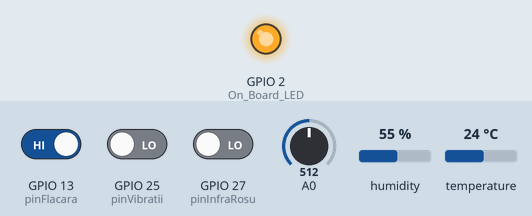
Recording of a sketch running on a simulated ESP8266 (NodeMCU). Parts: output pins drawn as LEDs (lit = HIGH). Dashed ring = blinking. Inputs (shaded band) come from the test bench; at power-on: GPIO 13 (pinFlacara) HIGH, GPIO 25 (pinVibratii) LOW, GPIO 27 (pinInfraRosu) LOW, A0 = 512, humidity 55 %, temperature 24 °C. WiFi joins after 1.5 s; servers stay silent unless stated; what the sketch prints to the serial monitor is not drawn.

Above: at 0.1 s.
At 1.3 s:
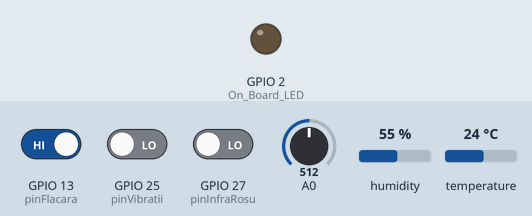
At 3.7 s:
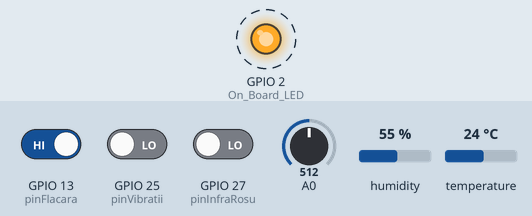
3.8 s: GPIO 13 (pinFlacara) driven LOW
7.3 s: GPIO 25 (pinVibratii) driven HIGH
10.8 s: GPIO 27 (pinInfraRosu) driven HIGH
Timing chart, 0 to 20.3 s (numbered marks = the images above; inputs shaded):
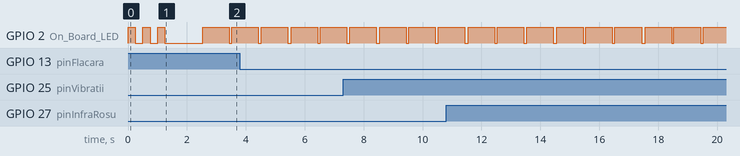

The sketch:

ESP32_WiFi_Sensor_Data_Working.ino
```cpp
//======================================== Including the libraries.
#if defined(ESP32)
  #include <WiFi.h>
#elif defined(ESP8266)
  #include <ESP8266WiFi.h>
#endif
#include <Firebase_ESP_Client.h>
#include "DHT.h"
#define DHTPIN 26
#define DHTTYPE DHT11
DHT dht11(DHTPIN, DHTTYPE);
//========================================

//======================================== Insert your network credentials.
#define WIFI_SSID "Virus"
#define WIFI_PASSWORD "nustiuparola"
//========================================

//======================================== Defines the pin and type of DHT sensor and initializes the DHT sensor.

//========================================

// Defines the Digital Pin of the "On Board LED".
#define On_Board_LED 2

//Provide the token generation process info.
#include "addons/TokenHelper.h"

//Provide the RTDB payload printing info and other helper functions.
#include "addons/RTDBHelper.h"

// Insert Firebase project API Key
#define API_KEY "AIzaSyAMmvjcsPfGwH9ewx7OSsYuSjT6ZnkjA54"

// Insert RTDB URLefine the RTDB URL */
#define DATABASE_URL "https://homemonitoringapplogindata-default-rtdb.europe-west1.firebasedatabase.app/"

// Define Firebase Data object.
FirebaseData fbdo;

// Define firebase authentication.
FirebaseAuth auth;

// Definee firebase configuration.
FirebaseConfig config;

//======================================== Millis variable to send/store data to firebase database.
unsigned long sendDataPrevMillis = 0;
const long sendDataIntervalMillis = 1000; //--> Sends/stores data to firebase database every 1 seconds.
//========================================

// Boolean variable for sign in status.
bool signupOK = false;

float Temp_Val;
int Humd_Val;
float ppm;
int Flacara;
int Vibratii;
int Infrarosu;
//############################################################
int pinGaz = 39;
int pinFlacara = 13;
int pinVibratii = 25;
int pinInfraRosu = 27;

//________________________________________________________________________________ Get temperature and humidity values from the DHT11 sensor.
void read_DHT11() {
  Temp_Val = dht11.readTemperature();
  Humd_Val = dht11.readHumidity();

  //---------------------------------------- Check if any reads failed.
  if (isnan(Temp_Val) || isnan(Humd_Val)) {
    Serial.println(F("Failed to read from DHT sensor!"));
    Temp_Val = 0.00;
    Humd_Val = 0;
  }
  //----------------------------------------

  Serial.println("---------------Read_DHT11");
  Serial.print(F("Humidity   : "));
  Serial.print(Humd_Val);
  Serial.println("%");
  Serial.print(F("Temperature: "));
  Serial.print(Temp_Val);
  Serial.println("°C");
  Serial.println("---------------");
}
//________________________________________________________________________________
void read_GasSensor()
{
  int gasSensorValue = analogRead(pinGaz);
  ppm = map(gasSensorValue,0,4095,0,1000);
  Serial.print("Nivel de gaz (ppm): ");
  Serial.println(ppm);
}
//________________________________________________________________________________

void read_Flaracara()
{
  Flacara = digitalRead(pinFlacara);
  if(Flacara == 0)
  {
    Serial.println("Flacara a fost detectata");
  }
  else
  {
    Serial.println("Flacara NU a fost detectata");
  }
}
//________________________________________________________________________________
void read_Vibratii()
{
  Vibratii = digitalRead(pinVibratii);
  if(Vibratii == 1)
  {
    Serial.println("Vibrations detected");
  }
  else
  {
    Serial.println("No vibrations detected");
  }
}

//________________________________________________________________________________
void read_Infrarosu()
{
  Infrarosu = digitalRead(pinInfraRosu);
  if(Infrarosu == 1)
  {
    Serial.println("Motion detected");
  }
  else
  {
    Serial.println("No motion detected");
  }
}
//________________________________________________________________________________
void store_data_to_firebase_database() {

  digitalWrite(On_Board_LED, HIGH);

  // Write a Int number on the database path DHT11_Data/Temperature.
  if (Firebase.RTDB.setFloat(&fbdo, "DHT11_Data/Temperature", Temp_Val)) {
    Serial.println("PASSED");
    Serial.println("PATH: " + fbdo.dataPath());
    Serial.println("TYPE: " + fbdo.dataType());
  }
  else {
    Serial.println("FAILED");
    Serial.println("REASON: " + fbdo.errorReason());
  }

  // Write a Float number on the database path DHT11_Data/Humidity.
  if (Firebase.RTDB.setInt(&fbdo, "DHT11_Data/Humidity", Humd_Val)) {
    Serial.println("PASSED");
    Serial.println("PATH: " + fbdo.dataPath());
    Serial.println("TYPE: " + fbdo.dataType());
  }
  else {
    Serial.println("FAILED");
    Serial.println("REASON: " + fbdo.errorReason());
  }

  // Write a Float number on the database path DGasSensor/ppm.
  if (Firebase.RTDB.setFloat(&fbdo, "GasSensor/ppm", ppm)) {
    Serial.println("PASSED");
    Serial.println("PATH: " + fbdo.dataPath());
    Serial.println("TYPE: " + fbdo.dataType());
  }
  else {
    Serial.println("FAILED");
    Serial.println("REASON: " + fbdo.errorReason());
  }

  // Write a Float number on the database FlacaraSensor/Flacara.
  if (Firebase.RTDB.setFloat(&fbdo, "FlacaraSensor/Flacara", Flacara)) {
    Serial.println("PASSED");
    Serial.println("PATH: " + fbdo.dataPath());
    Serial.println("TYPE: " + fbdo.dataType());
  }
  else {
    Serial.println("FAILED");
    Serial.println("REASON: " + fbdo.errorReason());
  }


  // Write a Float number on the database path VibrationSensor/Vibrations.
  if (Firebase.RTDB.setFloat(&fbdo, "VibrationSensor/Vibrations", Vibratii)) {
    Serial.println("PASSED");
    Serial.println("PATH: " + fbdo.dataPath());
    Serial.println("TYPE: " + fbdo.dataType());
  }
  else {
    Serial.println("FAILED");
    Serial.println("REASON: " + fbdo.errorReason());
  }
  // Write a Float number on the database path MotionSensor/Motion.
  if (Firebase.RTDB.setFloat(&fbdo, "MotionSensor/Motion", Infrarosu)) {
    Serial.println("PASSED");
    Serial.println("PATH: " + fbdo.dataPath());
    Serial.println("TYPE: " + fbdo.dataType());
  }
  else {
    Serial.println("FAILED");
    Serial.println("REASON: " + fbdo.errorReason());
  }

  digitalWrite(On_Board_LED, LOW);
  Serial.println("---------------");
}
//________________________________________________________________________________


void setup() {

  Serial.begin(115200);
  Serial.println();

  pinMode(On_Board_LED, OUTPUT);


  //---------------------------------------- The process of connecting the WiFi on the ESP32 to the WiFi Router/Hotspot.
  WiFi.mode(WIFI_STA);
  WiFi.begin(WIFI_SSID, WIFI_PASSWORD);
  Serial.println("---------------Connection");
  Serial.print("Connecting to : ");
  Serial.println(WIFI_SSID);
  while (WiFi.status() != WL_CONNECTED){
    Serial.print(".");

    digitalWrite(On_Board_LED, HIGH);
    delay(250);
    digitalWrite(On_Board_LED, LOW);
    delay(250);
  }
  digitalWrite(On_Board_LED, LOW);
  Serial.println();
  Serial.print("Successfully connected to : ");
  Serial.println(WIFI_SSID);
  Serial.println("---------------");
  //----------------------------------------

  // Assign the api key (required).
  config.api_key = API_KEY;

  // Assign the RTDB URL (required).
  config.database_url = DATABASE_URL;

  // Sign up.
  Serial.println();
  Serial.println("---------------Sign up");
  Serial.print("Sign up new user... ");
  if (Firebase.signUp(&config, &auth, "", "")){
    Serial.println("ok");
    signupOK = true;
  }
  else{
    Serial.printf("%s\n", config.signer.signupError.message.c_str());
  }
  Serial.println("---------------");

  // Assign the callback function for the long running token generation task.
  config.token_status_callback = tokenStatusCallback; //--> see addons/TokenHelper.h

  Firebase.begin(&config, &auth);
  Firebase.reconnectWiFi(true);
//####################################################
  dht11.begin();
  pinMode(pinGaz,INPUT);
  pinMode(pinFlacara,INPUT);
  pinMode(pinVibratii,INPUT);
  pinMode(pinInfraRosu,INPUT);
//####################################################
  delay(1000);
}
//________________________________________________________________________________

//________________________________________________________________________________ VOID LOOP
void loop() {
  if (Firebase.ready() && signupOK && (millis() - sendDataPrevMillis > sendDataIntervalMillis || sendDataPrevMillis == 0)){
    sendDataPrevMillis = millis();
    read_Flaracara();
    read_GasSensor();
    read_DHT11();
    read_Infrarosu();
    read_Vibratii();
    store_data_to_firebase_database();

  }
}
```

Measured:
- by itself, GPIO 2 (On_Board_LED): alternates HIGH for 0.90 s and LOW for 0.10 s
